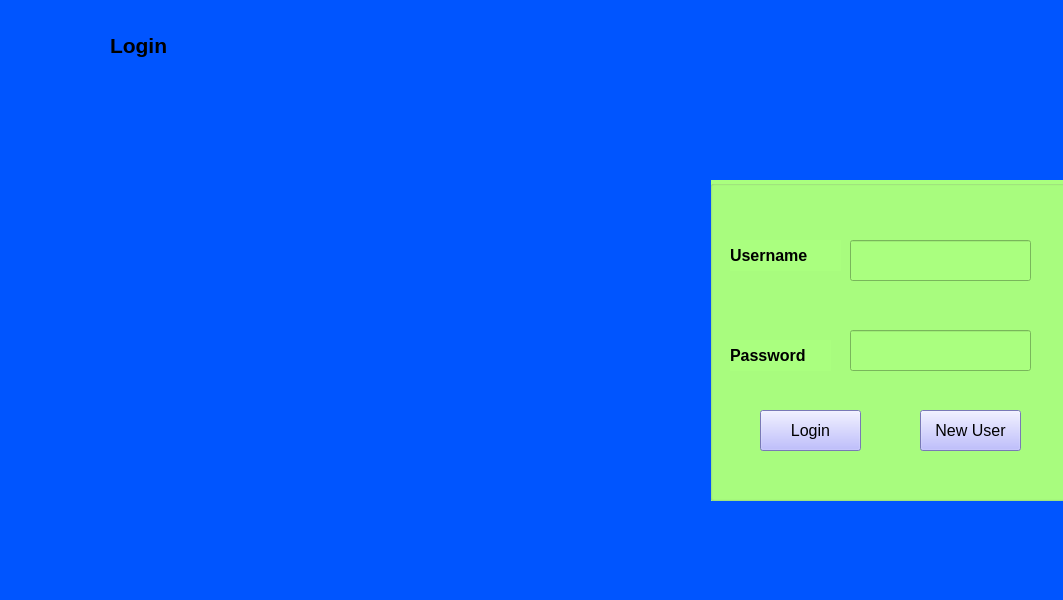
<?xml version="1.0" encoding="UTF-8"?>
<ui version="4.0">
 <class>Login</class>
 <widget class="QMainWindow" name="Login">
  <property name="geometry">
   <rect>
    <x>0</x>
    <y>0</y>
    <width>1063</width>
    <height>600</height>
   </rect>
  </property>
  <property name="windowTitle">
   <string>Stock Management System</string>
  </property>
  <property name="windowIcon">
   <iconset resource="src.qrc">
    <normaloff>:/new/prefix1/301-x-251-png-3kb-inventory-control-icon-.png</normaloff>:/new/prefix1/301-x-251-png-3kb-inventory-control-icon-.png</iconset>
  </property>
  <property name="styleSheet">
   <string notr="true">background-color: rgb(0, 85, 255);</string>
  </property>
  <widget class="QWidget" name="centralwidget">
   <widget class="QGroupBox" name="groupBox">
    <property name="geometry">
     <rect>
      <x>710</x>
      <y>180</y>
      <width>361</width>
      <height>321</height>
     </rect>
    </property>
    <property name="toolTipDuration">
     <number>0</number>
    </property>
    <property name="styleSheet">
     <string notr="true">background-color: rgb(170, 255, 127);</string>
    </property>
    <property name="title">
     <string/>
    </property>
    <widget class="QLabel" name="lblUsername">
     <property name="geometry">
      <rect>
       <x>20</x>
       <y>60</y>
       <width>111</width>
       <height>31</height>
      </rect>
     </property>
     <property name="font">
      <font>
       <family>Arial</family>
       <pointsize>12</pointsize>
       <weight>75</weight>
       <bold>true</bold>
      </font>
     </property>
     <property name="text">
      <string>Username</string>
     </property>
    </widget>
    <widget class="QLabel" name="lblPassword">
     <property name="geometry">
      <rect>
       <x>20</x>
       <y>160</y>
       <width>101</width>
       <height>31</height>
      </rect>
     </property>
     <property name="font">
      <font>
       <family>Arial</family>
       <pointsize>12</pointsize>
       <weight>75</weight>
       <bold>true</bold>
      </font>
     </property>
     <property name="text">
      <string>Password</string>
     </property>
    </widget>
    <widget class="QLineEdit" name="lineEdit_Username">
     <property name="geometry">
      <rect>
       <x>140</x>
       <y>60</y>
       <width>181</width>
       <height>41</height>
      </rect>
     </property>
    </widget>
    <widget class="QLineEdit" name="lineEdit_Password">
     <property name="geometry">
      <rect>
       <x>140</x>
       <y>150</y>
       <width>181</width>
       <height>41</height>
      </rect>
     </property>
     <property name="echoMode">
      <enum>QLineEdit::Password</enum>
     </property>
    </widget>
    <widget class="QPushButton" name="btnLogin">
     <property name="geometry">
      <rect>
       <x>50</x>
       <y>230</y>
       <width>101</width>
       <height>41</height>
      </rect>
     </property>
     <property name="font">
      <font>
       <family>Arial</family>
       <pointsize>12</pointsize>
      </font>
     </property>
     <property name="styleSheet">
      <string notr="true">background-color: rgb(170, 170, 255);</string>
     </property>
     <property name="text">
      <string>Login</string>
     </property>
    </widget>
    <widget class="QPushButton" name="btnRegister">
     <property name="geometry">
      <rect>
       <x>210</x>
       <y>230</y>
       <width>101</width>
       <height>41</height>
      </rect>
     </property>
     <property name="font">
      <font>
       <family>Arial</family>
       <pointsize>12</pointsize>
      </font>
     </property>
     <property name="styleSheet">
      <string notr="true">background-color: rgb(170, 170, 255);</string>
     </property>
     <property name="text">
      <string>New User</string>
     </property>
    </widget>
   </widget>
   <widget class="QLabel" name="label_2">
    <property name="geometry">
     <rect>
      <x>0</x>
      <y>90</y>
      <width>711</width>
      <height>511</height>
     </rect>
    </property>
    <property name="styleSheet">
     <string notr="true">background-image: url(:/new/prefix1/Inventory-Management.png);</string>
    </property>
    <property name="text">
     <string/>
    </property>
   </widget>
   <widget class="QLabel" name="label_3">
    <property name="geometry">
     <rect>
      <x>110</x>
      <y>0</y>
      <width>951</width>
      <height>91</height>
     </rect>
    </property>
    <property name="styleSheet">
     <string notr="true">background-color: rgb(0, 85, 255);</string>
    </property>
    <property name="text">
     <string>&lt;html&gt;&lt;head/&gt;&lt;body&gt;&lt;p&gt;&lt;span style=&quot; font-size:16pt; font-weight:600;&quot;&gt;Login &lt;/span&gt;&lt;/p&gt;&lt;/body&gt;&lt;/html&gt;</string>
    </property>
   </widget>
   <widget class="QLabel" name="label_4">
    <property name="geometry">
     <rect>
      <x>0</x>
      <y>0</y>
      <width>91</width>
      <height>91</height>
     </rect>
    </property>
    <property name="styleSheet">
     <string notr="true">image: url(:/new/prefix1/login-rounded-right.png);</string>
    </property>
    <property name="text">
     <string/>
    </property>
   </widget>
   <widget class="QLabel" name="label">
    <property name="geometry">
     <rect>
      <x>730</x>
      <y>540</y>
      <width>191</width>
      <height>21</height>
     </rect>
    </property>
    <property name="text">
     <string/>
    </property>
   </widget>
  </widget>
 </widget>
 <resources>
  <include location="src.qrc"/>
 </resources>
 <connections/>
</ui>
